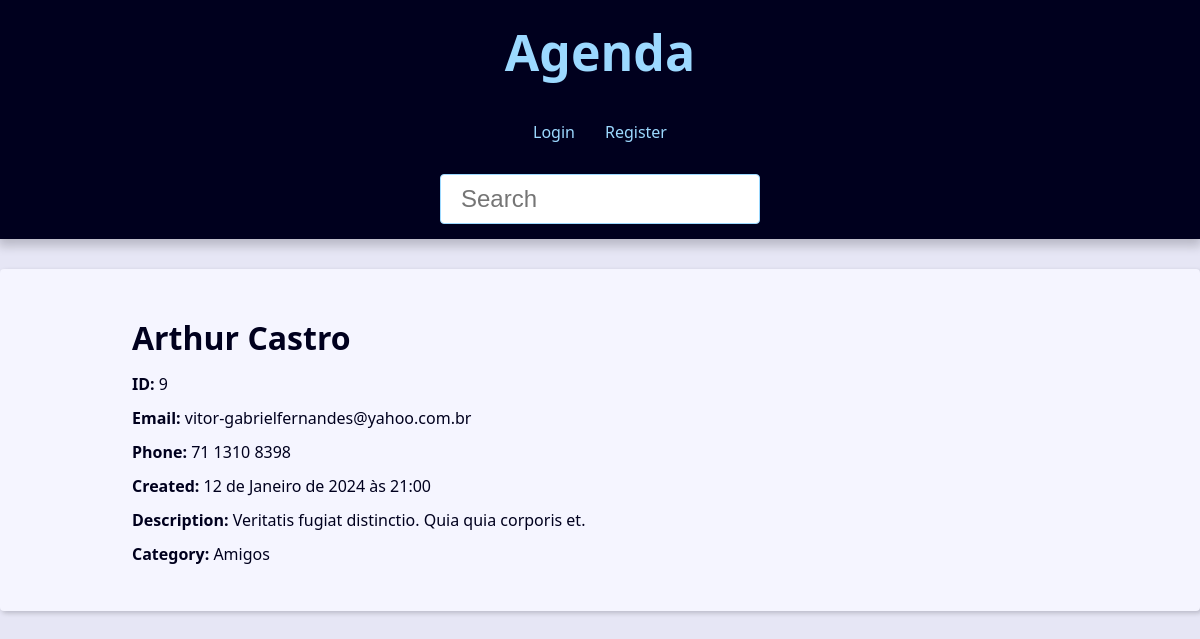
The page /contact/9/ on the database its author committed.
### contact/models.py (models this page shows, shortened)
class Contact(models.Model):
  first_name = models.CharField(max_length=50)
  last_name = models.CharField(max_length=50, blank=True)
  phone = models.CharField(max_length=50)
  email = models.EmailField(max_length=250, blank=True)
  created = models.DateTimeField(default=timezone.now)
  description = models.TextField(blank=True)
  show = models.BooleanField(default=True)
  picture = models.ImageField(upload_to='pictures/%Y/%m/', blank=True, null=True)
  category = models.ForeignKey(Category, on_delete=models.SET_NULL, null=True, blank=True)
  owner = models.ForeignKey(User, on_delete=models.SET_NULL, null=True, blank=True)

class Category(models.Model):
  class Meta:
    verbose_name_plural = 'Categories'
    verbose_name = 'Category'
  name = models.CharField(max_length=50)

### contact/views/contact_view.py (the view)
# urls.py: path('contact/<int:contact_id>/', view=views.contact, name='contact'),
def contact(request, contact_id):
    single = get_object_or_404(Contact, pk=contact_id, show=True)
    return render(request, 'contact/contact.html', {'contact': single})

### contact/templates/contact/contact.html (shortened to what this page needs)
{% extends "global/base.html" %}
{% block content %}
<div class="single-contact">
  <h1 class="single-contact-name">
    {{ contact.first_name }} {{ contact.last_name }}
  </h1>
  <p><b>ID: </b> {{ contact.id }}</p>
  <p><b>Email: </b> {{ contact.email }}</p>
  <p><b>Phone: </b> {{ contact.phone }}</p>
  <p><b>Created: </b> {{ contact.created }}</p>
  <p><b>Description: </b> {{ contact.description }}</p>
  <p><b>Category: </b> {{ contact.category.name }}</p>
</div>
{% endblock content %}

### base_static/global/css/style.css (style rules this page uses)
:root { --spacing: 1.5rem; --link-dark-color: rgb(0, 83, 134); --link-light-color: rgb(156, 217, 255); --clr-white: rgb(245, 245, 255); --clr-black: rgb(0, 0, 30); --clr-light-gray: rgb(230, 230, 245); --clr-dark-shadow-5: rgba(0, 0, 10, 5%); --clr-dark-shadow-10: rgba(0, 0, 10, 10%); --clr-dark-shadow-20: rgba(0, 0, 10, 20%); --clr-light-shadow-5: rgba(200, 200, 255, 5%); --clr-light-shadow-10: rgba(200, 200, 255, 10%); --clr-light-shadow-20: rgba(200, 200, 255, 20%); --main-page-width: 120rem; --table-min-width: 60rem; --biggest-font-size: 5rem; --bigger-font-size: 4rem; --big-font-size: 3.2rem; --medium-font-size: 2.4rem; --small-font-size: 1.6rem; --smaller-font-size: 1.4rem; --smallest-font-size: 1.2rem; --transition-fast: 300ms; --transition-medium: 600ms; --transition-slow: 1s; --default-border-radius: 4px; }
*, *::before, *::after { margin: 0; padding: 0; box-sizing: border-box; }
html { font-size: 62.5%; }
body { font-family: system-ui, -apple-system, BlinkMacSystemFont, 'Segoe UI', Roboto, Oxygen, Ubuntu, Cantarell, 'Open Sans', 'Helvetica Neue', sans-serif; line-height: 1.5; font-size: var(--small-font-size); color: var(--clr-black); -webkit-font-smoothing: antialiased; background: var(--clr-light-gray); }
@media (min-width: 600px) { .single-contact { max-width: 80%; margin: calc(var(--spacing) * 2) auto; } }
.single-contact h1 { margin: 1rem 0; }
.single-contact p { margin: 1rem 0; }

### rows shown on the page
Contact: first_name "Arthur", last_name "Castro", id "9", email "vitor-gabrielfernandes@yahoo.com.br", phone "71 1310 8398", created "12 de Janeiro de 2024 às 21:00", description "Veritatis fugiat distinctio. Quia quia corporis et.", category.name "Amigos"
